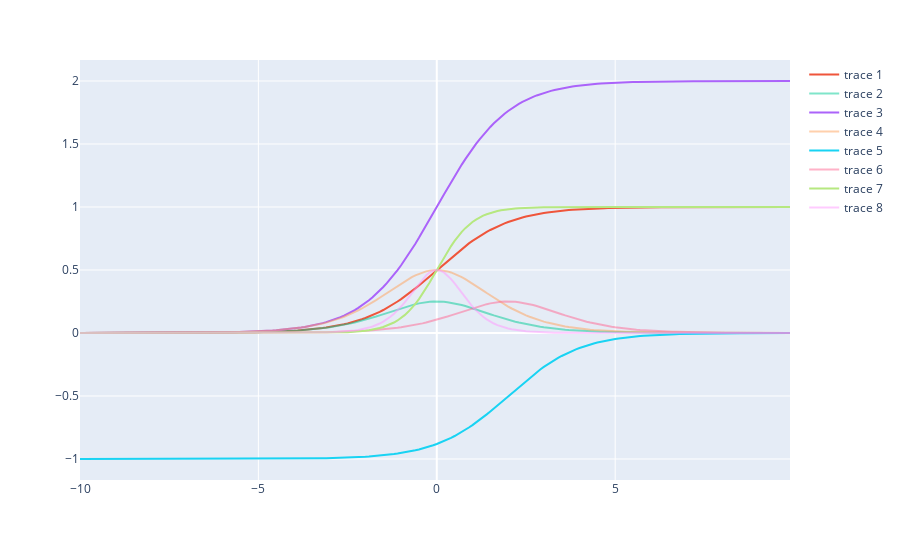

The notebook cell saved with this chart:
### Code cell
ttpm1= 1, 0, 1, 0
ttpm2= 2, 0, 1, 0
ttpm3= 1, 2, 1, -1
ttpm4= 1, 0, 2, 0

xrange = np.arange(-10, 10, 0.1)
newfig = px.line()
for testparams in (ttpm1, ttpm2, ttpm3, ttpm4):
    newfig.add_scatter(x=xrange, y=sigmoid(xrange, *testparams), mode="lines")
    newfig.add_scatter(x=xrange, y=sigmoid_derivative(xrange, *testparams), opacity=0.5)

newfig.show()

### Figure 1 — Plotly figure (JSON) as saved in the notebook; plotly's stock layout.template omitted (floating-point values rounded to 4 significant figures; data arrays with more than 128 entries replaced by an {"elided": "..."} marker saying what was removed)
{"data": [{"hovertemplate": "<extra></extra>", "legendgroup": "", "line": {"color": "#636efa", "dash": "solid"}, "marker": {"symbol": "circle"}, "mode": "lines", "name": "", "orientation": "v", "showlegend": false, "xaxis": "x", "yaxis": "y", "type": "scatter"}, {"mode": "lines", "x": {"elided": "200 float values"}, "y": {"elided": "200 float values"}, "type": "scatter"}, {"opacity": 0.5, "x": {"elided": "200 float values"}, "y": {"elided": "200 float values"}, "type": "scatter"}, {"mode": "lines", "x": {"elided": "200 float values"}, "y": {"elided": "200 float values"}, "type": "scatter"}, {"opacity": 0.5, "x": {"elided": "200 float values"}, "y": {"elided": "200 float values"}, "type": "scatter"}, {"mode": "lines", "x": {"elided": "200 float values"}, "y": {"elided": "200 float values"}, "type": "scatter"}, {"opacity": 0.5, "x": {"elided": "200 float values"}, "y": {"elided": "200 float values"}, "type": "scatter"}, {"mode": "lines", "x": {"elided": "200 float values"}, "y": {"elided": "200 float values"}, "type": "scatter"}, {"opacity": 0.5, "x": {"elided": "200 float values"}, "y": {"elided": "200 float values"}, "type": "scatter"}], "layout": {"xaxis": {"anchor": "y", "domain": [0.0, 1.0]}, "yaxis": {"anchor": "x", "domain": [0.0, 1.0]}, "legend": {"tracegroupgap": 0}, "margin": {"t": 60}}}
